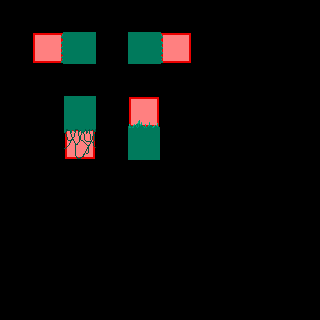

Below is a game level as drawn by its tile map, then a one-line description and the .tmx file that defines it, in full:
An orthogonal 10x10 tile map with 32x32 px tiles, 3 tile layers (regions, input_ground, output_ground), 2 tilesets.

<map version="1.9" tiledversion="1.9.0" orientation="orthogonal" renderorder="right-down" width="10" height="10" tilewidth="32" tileheight="32" infinite="0" nextlayerid="7" nextobjectid="1">
 <tileset firstgid="1" source="../../Tilesets/forest-tiles.tsx" />
 <tileset firstgid="65" source="../../Tilesets/forest-decoration.tsx" />
 <layer id="1" name="regions" width="10" height="10">
  <data encoding="csv">
0,0,0,0,0,0,0,0,0,0,
0,57,57,0,57,57,0,0,0,0,
0,0,0,0,0,0,0,0,0,0,
0,0,57,0,57,0,0,0,0,0,
0,0,57,0,57,0,0,0,0,0,
0,0,0,0,0,0,0,0,0,0,
0,0,0,0,0,0,0,0,0,0,
0,0,0,0,0,0,0,0,0,0,
0,0,0,0,0,0,0,0,0,0,
0,0,0,0,0,0,0,0,0,0
</data>
 </layer>
 <layer id="2" name="input_ground" width="10" height="10">
  <properties>
   <property name="StrictEmpty" type="bool" value="true" />
  </properties>
  <data encoding="csv">
0,0,0,0,0,0,0,0,0,0,
0,0,19,0,19,0,0,0,0,0,
0,0,0,0,0,0,0,0,0,0,
0,0,19,0,0,0,0,0,0,0,
0,0,0,0,19,0,0,0,0,0,
0,0,0,0,0,0,0,0,0,0,
0,0,0,0,0,0,0,0,0,0,
0,0,0,0,0,0,0,0,0,0,
0,0,0,0,0,0,0,0,0,0,
0,0,0,0,0,0,0,0,0,0
</data>
 </layer>
 <layer id="3" name="output_ground" width="10" height="10">
  <data encoding="csv">
0,0,0,0,0,0,0,0,0,0,
0,17,0,0,0,21,0,0,0,0,
0,0,0,0,0,0,0,0,0,0,
0,0,0,0,3,0,0,0,0,0,
0,0,35,0,0,0,0,0,0,0,
0,0,0,0,0,0,0,0,0,0,
0,0,0,0,0,0,0,0,0,0,
0,0,0,0,0,0,0,0,0,0,
0,0,0,0,0,0,0,0,0,0,
0,0,0,0,0,0,0,0,0,0
</data>
 </layer>
</map>
